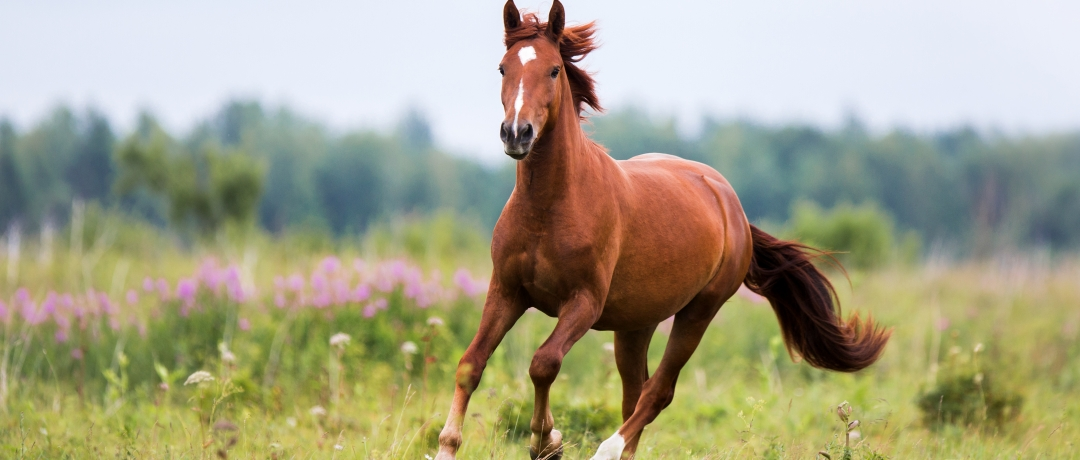
#> input picture PI_ferramentas_comp_ciclo3/image/cavalo44.jpg, 1080 x 460 px
$ python conversao_imagens_binarias.py
#> lines starting #> are read from the running program, lines starting #| are printed output that depends on the picture; after the words box and inside, x2 and y2 are one past the last pixel; in counts of white or black regions, pixels touching at a corner belong together
import cv2
import numpy as np

# Carregar imagem
imagem = cv2.imread('./image/cavalo44.jpg', 0)
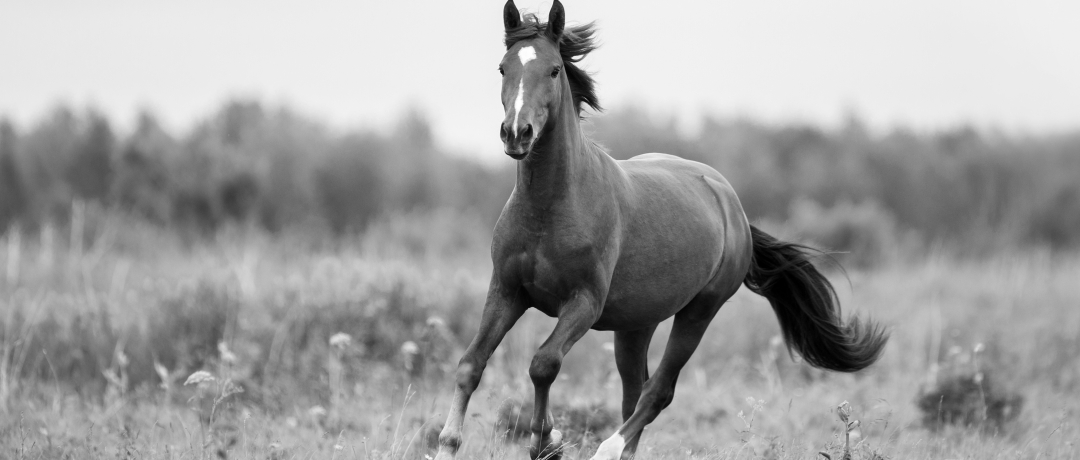
#> imagem: shape (460, 1080); min 0, max 255, mean 159.9

# Converter para binária
_, imagem_binaria = cv2.threshold(imagem, 128, 255, cv2.THRESH_BINARY)
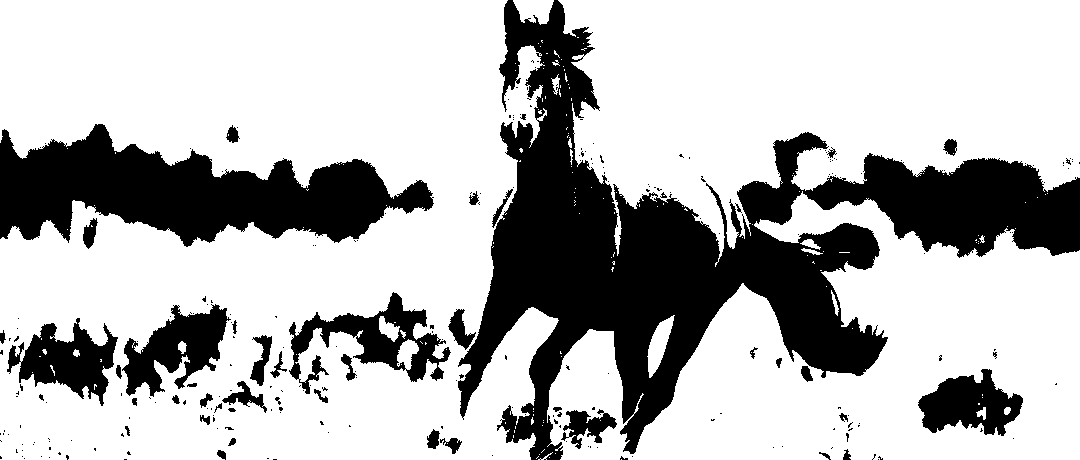
#> imagem_binaria: shape (460, 1080); 72% white; 259 black regions (213 under 20 px), largest, box (x1, y1, x2, y2) and area: (458, 0, 1080, 460) 85651, (0, 124, 434, 247) 28456, (289, 292, 451, 394) 5391

# Salvar imagem binária
cv2.imwrite('imagem_binaria.jpg', imagem_binaria)

# Rotação
rows, cols = imagem_binaria.shape
#> rows = 460; cols = 1080
M = cv2.getRotationMatrix2D((cols/2, rows/2), 45, 1)
imagem_rotacionada = cv2.warpAffine(imagem_binaria, M, (cols, rows))
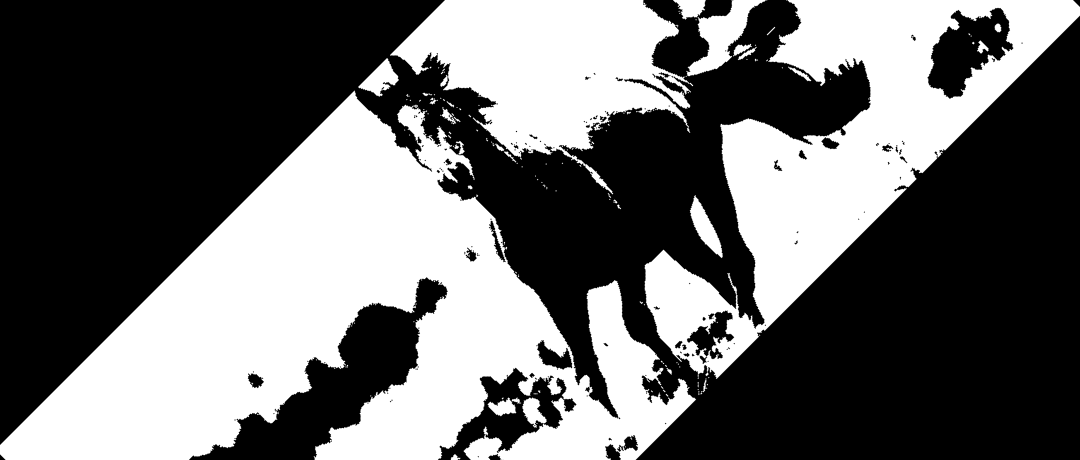
#> imagem_rotacionada: shape (460, 1080); min 0, max 255, mean 105.2
cv2.imwrite('imagem_rotacionada.jpg', imagem_rotacionada)

# Realce de contraste
imagem_enhanced = cv2.equalizeHist(imagem_binaria)
cv2.imwrite('imagem_enhanced.jpg', imagem_enhanced)

imagem_suavizada = cv2.GaussianBlur(imagem_binaria, (5, 5), 0)
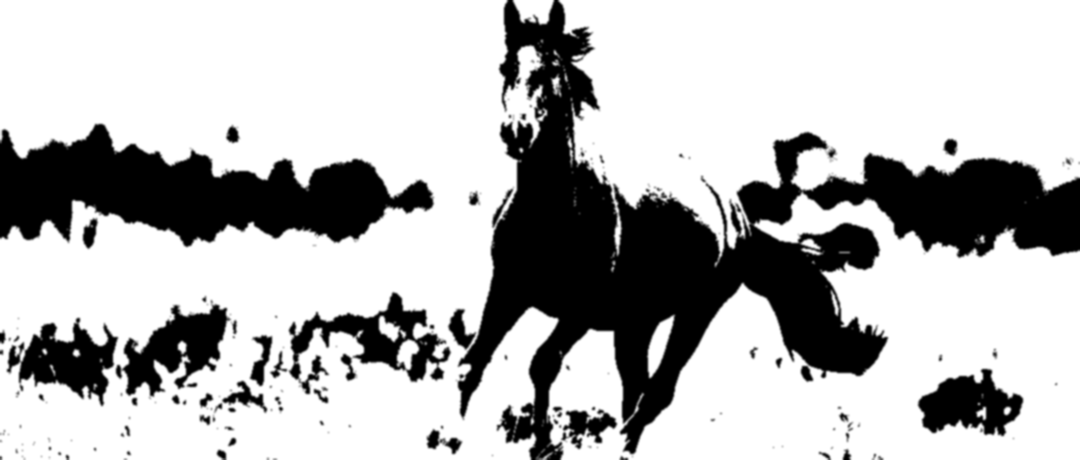
#> imagem_suavizada: shape (460, 1080); min 0, max 255, mean 183.6
cv2.imwrite('imagem_suavizada.jpg', imagem_suavizada)
